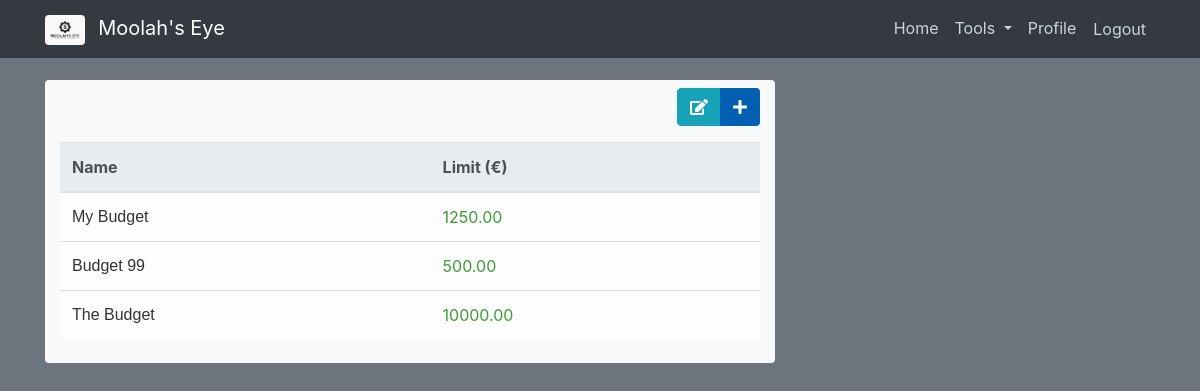
/ (signed in), run on an earlier commit of the app's database.
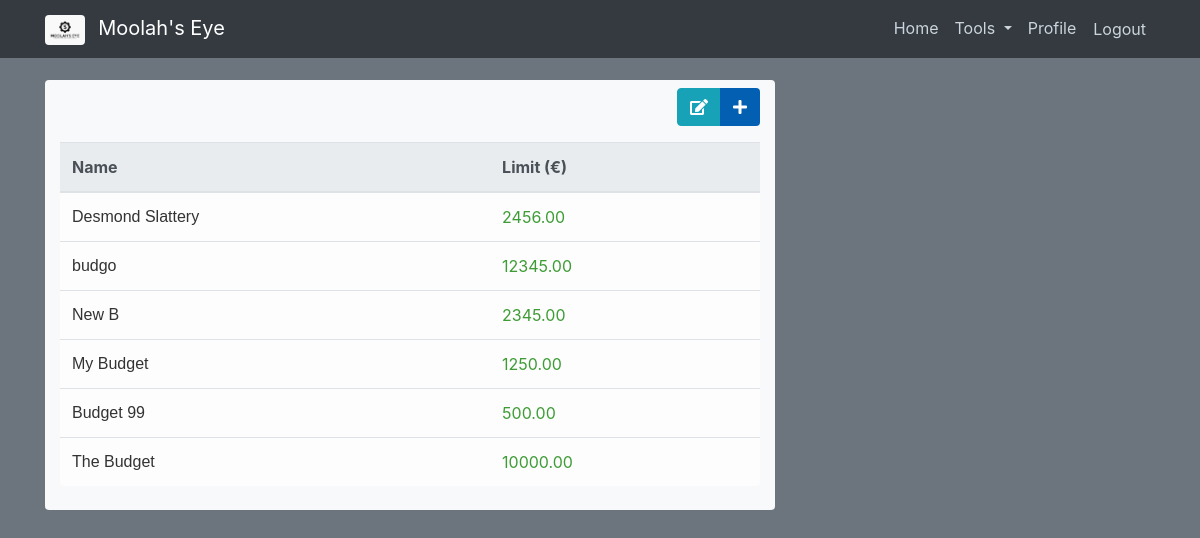
And on a later commit of the database.
### budgets/models.py (models this page shows, shortened)
class Budget(models.Model):
    name = models.CharField(max_length=32, unique=True, blank=False)
    limit = models.DecimalField(max_digits=10, decimal_places=2)
    date_created = models.DateTimeField(default=timezone.now)
    creator = models.ForeignKey(User, on_delete=models.CASCADE)
    def get_absolute_url(self):
        return reverse('budgets-detail', kwargs = {'pk': self.pk})

### budgets/views.py (the view)
# urls.py: path('', BudgetListView.as_view(), name='budgets-home'),
class BudgetListView(LoginRequiredMixin, ListView):
    model = Budget
    template_name = 'budgets/home.html'
    context_object_name = 'budgets'
    def get_queryset(self):
        user = get_object_or_404(User, username=self.request.user)
        return Budget.objects.filter(creator=user).order_by('-date_created')
    def get_context_data(self, **kwargs):
        context = super().get_context_data(**kwargs)
        context["title"] = "Budgets"
        return context

### budgets/templates/budgets/home.html (shortened to what this page needs)
{% extends 'budgets/base.html' %}
{% load static %}
{% block content %}
    <div class="container bg-light rounded pb-2 pt-2">
        <div class="d-flex justify-content-end mb-3">
            <div class="btn-group budget-func-btns" role="group" aria-label="Basic example">
                <a class="btn btn-info" href="#">
                    <i class="fas fa-edit"></i>
                </a>
                <a class="btn custom-blue" href="{% url 'budgets-create' %}">
                    <i class="fa fa-plus" aria-hidden="true"></i>
                </a>
            </div>
        </div>
        <table class="table table-light table-hover rounded budget-table">
            <thead class="thead-light">
                <th>Name</th>
                <th>Limit &lpar;&euro;&rpar;</th>
            </thead>
            <tbody>
                {% for budget in budgets %}
                    <tr class="budget-table-row" data-href="{{ budget.get_absolute_url }}">
                        <td class="budget-name">{{budget.name}}</td>
                        <td class="money-color">{{budget.limit}}</td>
                    </tr>
                {% endfor %}
            </tbody>
        </table>
    </div>
{% endblock content %}

### budgets/templates/budgets/base.html (shortened to what this page needs)
{% load static %}
<!DOCTYPE html>
  <html lang="en">
    <head>
        <link rel="stylesheet" href="https://cdn.jsdelivr.net/npm/bootstrap@4.0.0/dist/css/bootstrap.min.css">
        <link href="https://cdnjs.cloudflare.com/ajax/libs/font-awesome/5.15.4/css/all.min.css" rel="stylesheet">
        <link rel="stylesheet" type="text/css" href="{% static 'budgets/css/main.css'%}">
    </head>
      <body class="bg-secondary bg-gradient">
        <header class="site-header">
            <nav class="navbar navbar-expand-md navbar-dark bg-dark fixed-top">
              <div class="container">
                <a class="navbar-brand mr-4" href="{% url 'budgets-home' %}">
                  <img class="rounded mr-2" src="{% static 'budgets/images/logo.png' %}" alt="Moolah's Eye Logo" height="30" class="mr-2">
                  Moolah's Eye
                </a>
                <div class="collapse navbar-collapse" id="navbarToggle">
                  <div class="navbar-nav">
                    <a class="nav-item nav-link" href="{% url 'budgets-home' %}">Home</a>
                    <div class="nav-item dropdown">
                      <a class="nav-link dropdown-toggle" href="#" id="navbarDropdown" role="button" data-toggle="dropdown" aria-haspopup="true" aria-expanded="false">
                          Tools
                      </a>
                  </div>
                    {% if user.is_authenticated %}
                    <a class="nav-item nav-link" href="{% url 'profile' %}">Profile</a>
                    <form class="nav-item" action="{% url 'logout' %}" method="post">
                        <button type="submit" class="nav-link btn btn-link">Logout</button>
                    </form>
                    {% else %}
                      <a class="nav-item nav-link" href="{% url 'login' %}">Login</a>
                      <a class="nav-item nav-link" href="{% url 'register' %}">Register</a>
                    {% endif %}
                  </div>
                </div>
              </div>
            </nav>
        </header>
        <main role="main" class="container">
            <div class="row">
              <div class="col-md-8">
                {% block content %}{% endblock %}
              </div>
            </div>
        </main>
    </body>
  </html>

### budgets/static/budgets/css/main.css (style rules this page uses)
body { background: #fafafa; color: #333333; margin-top: 5rem; }
.site-header .navbar-nav .nav-link { color: #cbd5db; }
.money-color { color: #3e9c35 !important; }
.custom-blue { background-color: hsl(208, 98%, 35%); color: white; }
.budget-name { font-family: Arial, Helvetica sans-serif !important; }

What changed in the data, as far as the page shows it:
added Budget: name "Desmond Slattery", limit "2456.00"
added Budget: name "budgo", limit "12345.00"
added Budget: name "New B", limit "2345.00"
